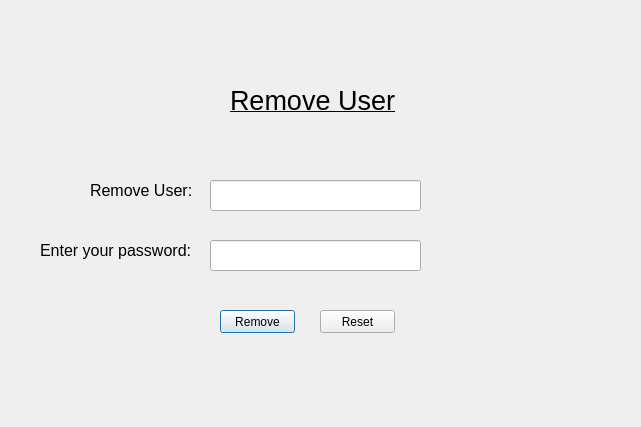
<?xml version="1.0" encoding="UTF-8"?>
<ui version="4.0">
 <class>create_user</class>
 <widget class="QDialog" name="create_user">
  <property name="geometry">
   <rect>
    <x>0</x>
    <y>0</y>
    <width>641</width>
    <height>427</height>
   </rect>
  </property>
  <property name="windowTitle">
   <string>Remove User</string>
  </property>
  <widget class="QPushButton" name="remove">
   <property name="geometry">
    <rect>
     <x>220</x>
     <y>310</y>
     <width>75</width>
     <height>23</height>
    </rect>
   </property>
   <property name="text">
    <string>Remove</string>
   </property>
  </widget>
  <widget class="QPushButton" name="reset">
   <property name="geometry">
    <rect>
     <x>320</x>
     <y>310</y>
     <width>75</width>
     <height>23</height>
    </rect>
   </property>
   <property name="text">
    <string>Reset</string>
   </property>
  </widget>
  <widget class="QLabel" name="label">
   <property name="geometry">
    <rect>
     <x>90</x>
     <y>180</y>
     <width>111</width>
     <height>20</height>
    </rect>
   </property>
   <property name="font">
    <font>
     <pointsize>12</pointsize>
    </font>
   </property>
   <property name="text">
    <string>Remove User:</string>
   </property>
  </widget>
  <widget class="QLabel" name="label_3">
   <property name="geometry">
    <rect>
     <x>40</x>
     <y>240</y>
     <width>161</width>
     <height>20</height>
    </rect>
   </property>
   <property name="font">
    <font>
     <pointsize>12</pointsize>
    </font>
   </property>
   <property name="text">
    <string>Enter your password:</string>
   </property>
  </widget>
  <widget class="QLineEdit" name="username">
   <property name="geometry">
    <rect>
     <x>210</x>
     <y>180</y>
     <width>211</width>
     <height>31</height>
    </rect>
   </property>
  </widget>
  <widget class="QLineEdit" name="password">
   <property name="geometry">
    <rect>
     <x>210</x>
     <y>240</y>
     <width>211</width>
     <height>31</height>
    </rect>
   </property>
  </widget>
  <widget class="QLabel" name="label_4">
   <property name="geometry">
    <rect>
     <x>230</x>
     <y>80</y>
     <width>171</width>
     <height>41</height>
    </rect>
   </property>
   <property name="font">
    <font>
     <pointsize>20</pointsize>
     <underline>true</underline>
    </font>
   </property>
   <property name="text">
    <string>Remove User</string>
   </property>
  </widget>
 </widget>
 <resources/>
 <connections/>
</ui>
